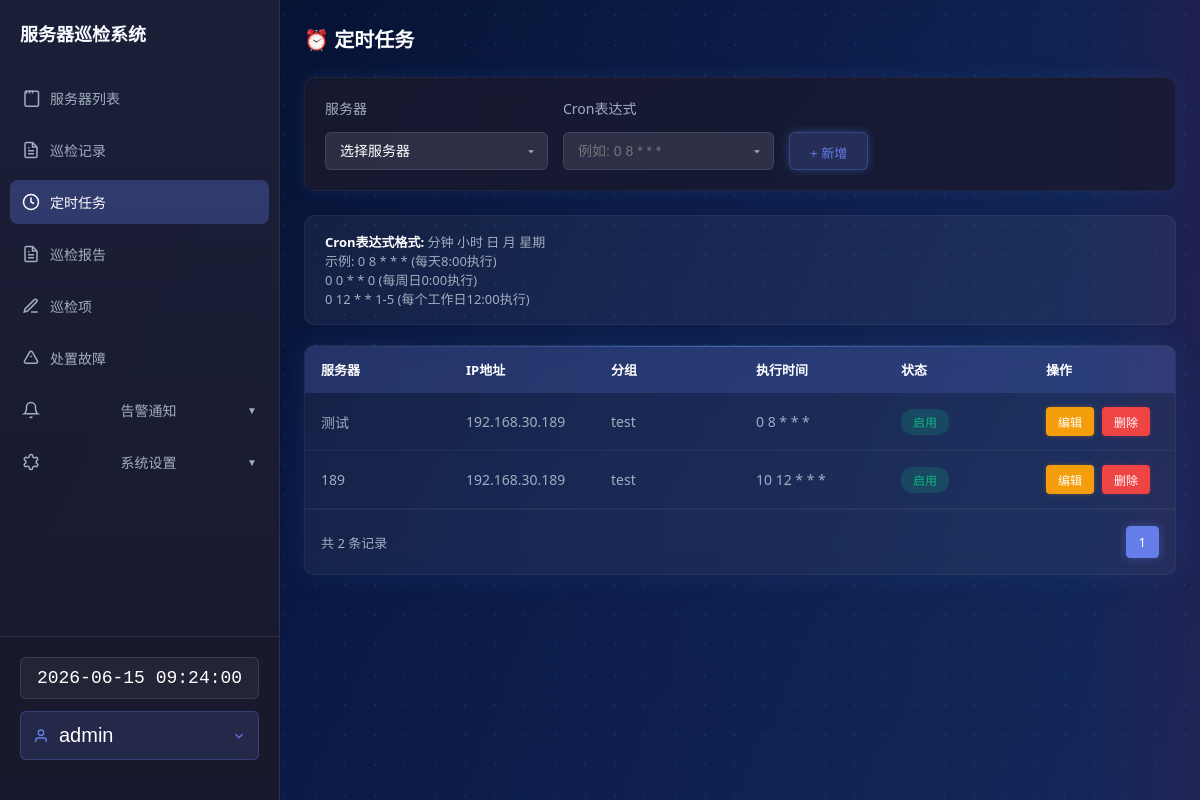
Page /tasks (signed in) on the committed database.
### tables this page shows
CREATE TABLE scheduled_tasks (
            id INTEGER PRIMARY KEY AUTOINCREMENT,
            server_id INTEGER,
            hour INTEGER,
            minute INTEGER,
            is_enabled INTEGER DEFAULT 1,
            created_at TIMESTAMP DEFAULT CURRENT_TIMESTAMP, cron_expression TEXT, is_deleted INTEGER DEFAULT 0,
            FOREIGN KEY (server_id) REFERENCES servers(id)
        );

CREATE TABLE servers (
            id INTEGER PRIMARY KEY AUTOINCREMENT,
            name TEXT NOT NULL,
            ip TEXT NOT NULL,
            port INTEGER DEFAULT 22,
            username TEXT NOT NULL,
            private_key_content BLOB,
            password TEXT,
            group_id INTEGER DEFAULT 1,
            remark TEXT,
            created_at TIMESTAMP DEFAULT CURRENT_TIMESTAMP, is_deleted INTEGER DEFAULT 0, os_type TEXT DEFAULT 'linux',
            FOREIGN KEY (group_id) REFERENCES groups(id)
        );

CREATE TABLE groups (
            id INTEGER PRIMARY KEY AUTOINCREMENT,
            name TEXT NOT NULL UNIQUE,
            created_at TIMESTAMP DEFAULT CURRENT_TIMESTAMP
        , sort_order INTEGER DEFAULT 0, is_deleted INTEGER DEFAULT 0, parent_id INTEGER);

### app.py (the view)
    def decorated_function(*args, **kwargs):
        token = request.headers.get('X-API-Token')
        if token:
            username = validate_token(token)
            if username:
                session['username'] = username
                return f(*args, **kwargs)
        if 'username' in session:
            return f(*args, **kwargs)
        return jsonify({'success': False, 'message': '未授权访问，请先登录或提供有效的 API Token'}), 401

### app.py (called while the page is built)
def login_required(f):
    def decorated_function(*args, **kwargs):
        token = request.headers.get('X-API-Token')
        if token:
            username = validate_token(token)
            if username:
                session['username'] = username
                return f(*args, **kwargs)
        if 'username' in session:
            return f(*args, **kwargs)
        return jsonify({'success': False, 'message': '未授权访问，请先登录或提供有效的 API Token'}), 401
    decorated_function.__name__ = f.__name__
    decorated_function.__doc__ = f.__doc__
    return decorated_function

@app.route('/tasks')
@login_required
def tasks():
    page = request.args.get('page', 1, type=int)
    per_page = 10
    tasks = get_all_scheduled_tasks(page, per_page)
    total = get_scheduled_tasks_count()
    total_pages = (total + per_page - 1) // per_page
    servers = get_all_servers()
    groups = get_all_groups()
    return render_template('tasks.html', tasks=tasks, servers=servers, groups=groups, page=page, per_page=per_page, total=total, total_pages=total_pages)

### database.py (called while the page is built, shortened)
def _get_db_module():
    if DATABASE_TYPE == 'postgresql':
        import psycopg
        return psycopg
    elif DATABASE_TYPE != 'sqlite':
        import mysql.connector
        return mysql.connector
    else:  # sqlite
        import sqlite3
        return sqlite3

def _get_connection_string():
    if DATABASE_TYPE == 'postgresql':
        return {
            'host': DB_HOST,
            'port': DB_PORT,
            'user': DB_USER,
            'password': DB_PASSWORD,
            'database': DB_DATABASE
        }
    else:  # sqlite
        return DATABASE_PATH

def get_connection():
    db_module = _get_db_module()
    conn_params = _get_connection_string()
    if DATABASE_TYPE == 'sqlite':
        conn = db_module.connect(conn_params)
        conn.execute('PRAGMA foreign_keys = ON')
    elif DATABASE_TYPE == 'postgresql':
        conninfo = f"host={conn_params['host']} port={conn_params['port']} dbname={conn_params['database']} user={conn_params['user']} password={conn_params['password']}"
        conn = db_module.connect(conninfo)
    elif DATABASE_TYPE != 'sqlite':
        conn = db_module.connect(**conn_params)
    if DATABASE_TYPE == 'postgresql':
        conn.autocommit = False
    elif DATABASE_TYPE != 'sqlite':
        conn.autocommit = False
    return conn

### templates/tasks.html (shortened to what this page needs)
{% extends 'base.html' %}
{% block content %}
    <div class="header">
        <div class="header-left">
            <h2>⏰ 定时任务</h2>
        </div>
    </div>
    <div class="content-wrapper">
        <div class="main-panel">
            <div class="search-bar">
                <div class="form-group">
                    <label>服务器</label>
                    <select id="serverSelect">
                        <option value="">选择服务器</option>
                    </select>
                </div>
                <div class="form-group">
                    <label>Cron表达式</label>
                    <input type="text" id="cronInput" placeholder="例如: 0 8 * * *">
                </div>
                <button class="btn btn-add" onclick="addTask()">+ 新增</button>
            </div>
            <div class="cron-help">
                <p><strong>Cron表达式格式:</strong> 分钟 小时 日 月 星期</p>
                <p>示例: 0 8 * * * (每天8:00执行)</p>
                <p>0 0 * * 0 (每周日0:00执行)</p>
                <p>0 12 * * 1-5 (每个工作日12:00执行)</p>
            </div>
            <div class="table-container">
        {% if tasks %}
        <table class="data-table">
            <thead>
                <tr>
                    <th>服务器</th>
                    <th>IP地址</th>
                    <th>分组</th>
                    <th>执行时间</th>
                    <th>状态</th>
                    <th>操作</th>
                </tr>
            </thead>
            <tbody>
                {% for task in tasks %}
                <tr>
                    <td>{{ task[8] or '未知服务器' }}</td>
                    <td>{{ task[9] or '未知IP' }}</td>
                    <td>{{ task[10] or '未知分组' }}</td>
                    <td>{{ task[6] or '未知' }}</td>
                    <td>
                        <span class="status-badge {% if task[4] == 1 %}status-enabled{% else %}status-disabled{% endif %}">
                            {% if task[4] == 1 %}启用{% else %}禁用{% endif %}
                        </span>
                    </td>
                    <td>
                        <div class="action-btns">
                            <button class="action-btn btn-edit" onclick="editTask({{ task[0] }}, {{ task[1] }}, '{{ task[6] }}', {{ task[4] }})">编辑</button>
                            <button class="action-btn btn-delete" onclick="deleteTask({{ task[1] }})">删除</button>
                        </div>
                    </td>
                </tr>
                {% endfor %}
            </tbody>
        </table>
        <div class="pagination">
            <div class="pagination-info">共 {{ total }} 条记录</div>
            <div class="pagination-links">
                {% for p in range(1, total_pages+1) %}
                <a href="javascript:void(0)" onclick="loadPage('/tasks?page={{ p }}')" {% if p == page %}class="active"{% endif %}>{{ p }}</a>
                {% endfor %}
            </div>
        </div>
        {% else %}
        <div class="empty-state">
            <h3>暂无定时任务</h3>
            <p>点击上方按钮添加您的第一个定时任务</p>
        </div>
        {% endif %}
    </div>
{% endblock %}

### static/css/tech-effects.css (style rules this page uses)
.search-bar { background: rgba(13, 25, 58, 0.6); border: 1px solid rgba(60, 140, 255, 0.25); border-radius: 6px; padding: 15px 20px; display: flex; gap: 12px; align-items: center; backdrop-filter: blur(6px); position: relative; overflow: hidden; box-shadow: 0 0 20px rgba(73, 160, 255, 0.1); }
.search-bar::before { content: ""; position: absolute; top: 0; left: -100%; width: 100%; height: 100%; background: linear-gradient(90deg, transparent, rgba(73, 160, 255, 0.2), transparent); animation: barShine 4s linear infinite; }
.card, .table-container { background: rgba(13, 25, 58, 0.6); border: 1px solid rgba(60, 140, 255, 0.25); border-radius: 8px; overflow: hidden; backdrop-filter: blur(6px); position: relative; box-shadow: 0 0 30px rgba(73, 160, 255, 0.1); }
.card::before, .table-container::before { content: ""; position: absolute; top: 0; left: 0; right: 0; height: 1px; background: linear-gradient(90deg, transparent, rgba(73, 160, 255, 0.5), transparent); animation: borderShine 3s linear infinite; }
.btn-blue, .btn-add, .btn-primary { padding: 8px 18px; background: linear-gradient(135deg, #2d7cff 0%, #49a0ff 100%); color: #fff; border: none; border-radius: 4px; cursor: pointer; transition: all 0.3s; position: relative; overflow: hidden; box-shadow: 0 0 10px rgba(73, 160, 255, 0.3); }
.btn-delete, .btn-danger { padding: 6px 14px; background: linear-gradient(135deg, #dc3545 0%, #ef4444 100%); color: white; border: none; border-radius: 6px; cursor: pointer; font-size: 12px; font-weight: 600; transition: all 0.3s; box-shadow: 0 0 5px rgba(220, 53, 69, 0.3); }
.btn-edit { padding: 6px 12px; background: linear-gradient(135deg, #f59e0b 0%, #fbbf24 100%); color: white; border: none; border-radius: 4px; cursor: pointer; transition: all 0.3s; box-shadow: 0 0 5px rgba(245, 158, 11, 0.3); }
.pagination { padding: 16px; display: flex; justify-content: space-between; align-items: center; border-top: 1px solid rgba(255, 255, 255, 0.05); }
.pagination-info { color: #a0aec0; font-size: 13px; }
.pagination-links { display: flex; gap: 4px; }
.pagination-links a { padding: 6px 12px; border-radius: 4px; color: #a0aec0; text-decoration: none; font-size: 13px; transition: all 0.3s ease; background: rgba(255, 255, 255, 0.02); border: 1px solid rgba(255, 255, 255, 0.05); }
.pagination-links a.active { background: #667eea; color: #fff; border-color: #667eea; box-shadow: 0 0 10px rgba(102, 126, 234, 0.4); }

### rows in the picture
scheduled_tasks: name "测试", ip "192.168.30.189", name "test", cron_expression "0 8 * * *", is_enabled "启用"
scheduled_tasks: name "189", ip "192.168.30.189", name "test", cron_expression "10 12 * * *", is_enabled "启用"

### other values in the picture
{{ session.get('username', '用户') }} "admin"
{{ total }} "2"
{{ p }} "1"
